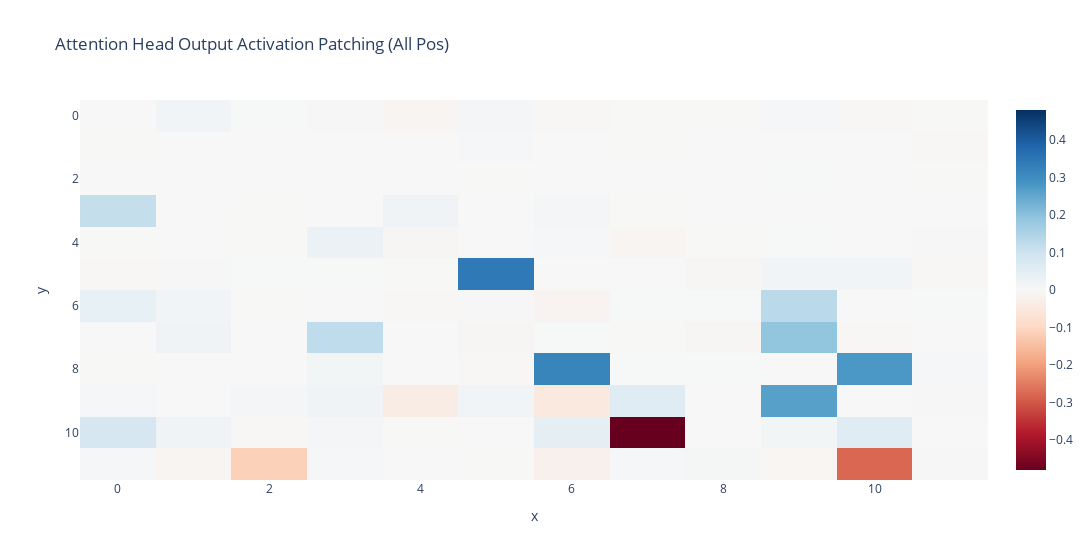

The notebook cell this image was saved under:
### Code cell
# 2
act_patch_attn_head_out_all_pos = patching.get_act_patch_attn_head_out_all_pos(
    model,
    corrupted_tokens,
    cache,
    ioi_metric
)

imshow(
    act_patch_attn_head_out_all_pos,
    labels={"y": "Layer", "x": "Head"},
    title="Attention Head Output Activation Patching (All Pos)",
    width=1200
)

### Figure 1 — Plotly figure (JSON) as saved in the notebook; plotly's stock layout.template omitted (floating-point values rounded to 4 significant figures; data arrays with more than 128 entries replaced by an {"elided": "..."} marker saying what was removed)
{"data": [{"coloraxis": "coloraxis", "hovertemplate": "Head: %{x}<br>Layer: %{y}<br>color: %{z}<extra></extra>", "name": "0", "type": "heatmap", "xaxis": "x", "yaxis": "y", "z": {"elided": "12x12 float values"}}], "layout": {"coloraxis": {"cmid": 0, "colorscale": [[0, "rgb(103,0,31)"], [0.1, "rgb(178,24,43)"], [0.2, "rgb(214,96,77)"], [0.3, "rgb(244,165,130)"], [0.4, "rgb(253,219,199)"], [0.5, "rgb(247,247,247)"], [0.6, "rgb(209,229,240)"], [0.7, "rgb(146,197,222)"], [0.8, "rgb(67,147,195)"], [0.9, "rgb(33,102,172)"], [1, "rgb(5,48,97)"]]}, "title": {"text": "Attention Head Output Activation Patching (All Pos)"}, "width": 1200, "xaxis": {"anchor": "y", "domain": [0, 1], "title": {"text": "x"}}, "yaxis": {"anchor": "x", "autorange": "reversed", "domain": [0, 1], "title": {"text": "y"}}}}
